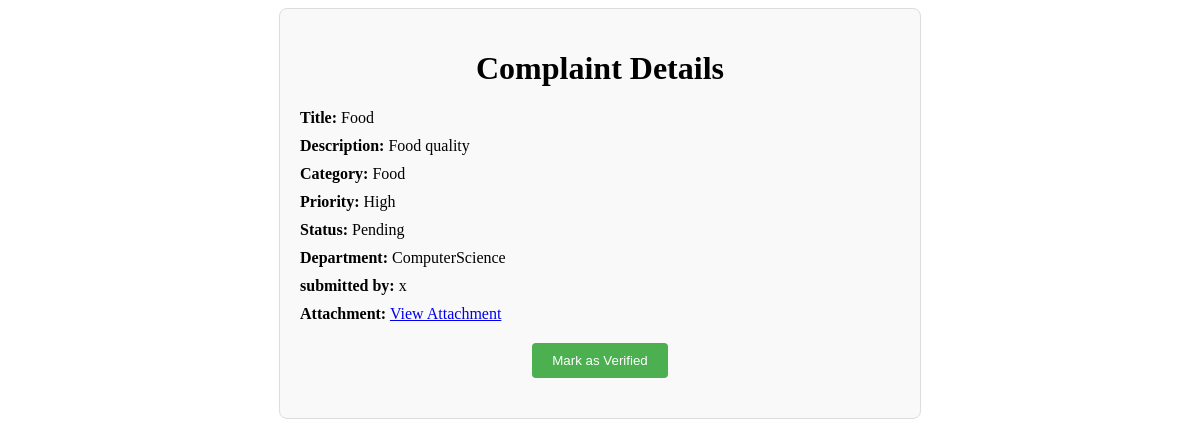
The app's page /view_complaint/11/ (signed in) with its own data.
### My_App/models.py (models this page shows, shortened)
class Complaint(models.Model):
    user = models.ForeignKey(Signin, on_delete=models.CASCADE)
    title = models.CharField(max_length=100)
    description = models.TextField()
    category = models.ForeignKey(Category, on_delete=models.CASCADE)
    priority = models.CharField(max_length=20)
    department = models.ForeignKey(Department, on_delete=models.CASCADE)
    assigned_to = models.CharField(max_length=50)
    attachment = models.FileField(upload_to="attachments/attachments", null=True, blank=True)
    created_at = models.DateTimeField(default=now)
    status = models.CharField(max_length=20, default='Pending')

class Category(models.Model):
    name = models.CharField(max_length=50, unique=True)

class Department(models.Model):
    name = models.CharField(max_length=50, unique=True)

class Signin(models.Model):
    Name = models.CharField(max_length=50)
    Email = models.CharField(max_length=50)
    Username = models.CharField(max_length=20)
    Password = models.CharField(max_length=30)
    is_admin = models.BooleanField(default=False)
    is_super_admin = models.BooleanField(default=False)
    department = models.ForeignKey(Department, on_delete=models.SET_NULL, null=True, blank=True)

### My_App/views.py (the view, shortened to what this page needs)
# urls.py: path('view_complaint/<int:complaint_id>/', views.view_complaint, name='view_complaint'),
@login_required
def view_complaint(request, complaint_id):
    complaint = get_object_or_404(Complaint, id=complaint_id)
    submitted_by = complaint.user
    return render(request, 'view_complaint.html', {'complaint': complaint, 'submitted_by': submitted_by})

### templates/view_complaint.html (shortened to what this page needs)
{% block content %}
<body>
<div class="view-complaint">
    <h1>Complaint Details</h1>
    <p><strong>Title:</strong> {{ complaint.title }}</p>
    <p><strong>Description:</strong> {{ complaint.description }}</p>
    <p><strong>Category:</strong> {{ complaint.category.name }}</p>
    <p><strong>Priority:</strong> {{ complaint.priority }}</p>
    <p><strong>Status:</strong> {{ complaint.status }}</p>
    <p><strong>Department:</strong> {{ complaint.department.name }}</p>
    <p><strong> submitted by:</strong> {{ submitted_by.Name }}</p>
    {% if complaint.attachment %}
    <p><strong>Attachment:</strong> <a href="{{ complaint.attachment.url }}" target="_blank">View Attachment</a></p>
    {% endif %}
    <form method="POST">
        <button type="submit" class="status-button">Mark as Verified</button>
    </form>
</div>
</body>
{% endblock %}

### templates/view_complaint.html (style rules this page uses)
.view-complaint { max-width: 600px; margin: auto; padding: 20px; background-color: #f9f9f9; border: 1px solid #ddd; border-radius: 8px; }
h1 { text-align: center; }
p { margin: 10px 0; }
.status-button { display: block; margin: 20px auto; padding: 10px 20px; background-color: #4CAF50; color: white; border: none; border-radius: 4px; cursor: pointer; }

### records on screen
Complaint: title "Food", description "Food quality", category.name "Food", priority "High", status "Pending", department.name "ComputerScience"
Signin: Name "x"
